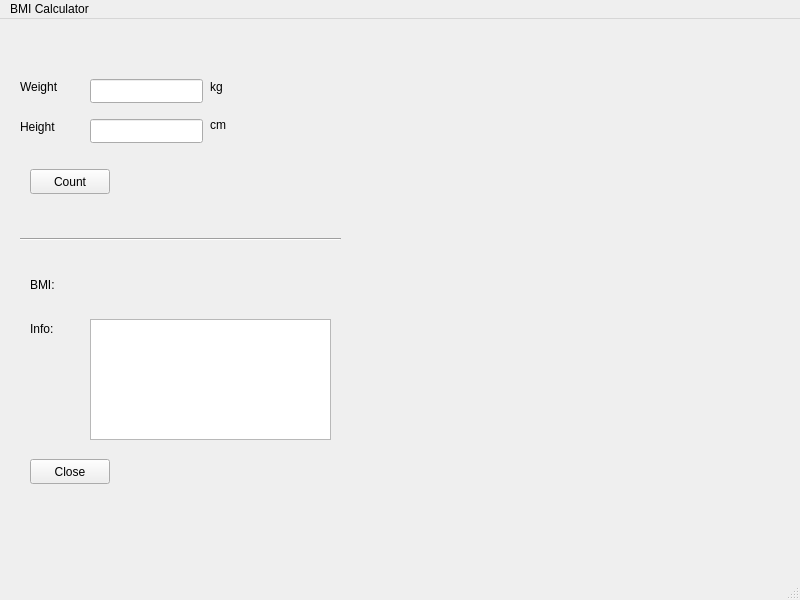
<?xml version="1.0" encoding="UTF-8"?>
<ui version="4.0">
 <class>MainWindow</class>
 <widget class="QMainWindow" name="MainWindow">
  <property name="geometry">
   <rect>
    <x>0</x>
    <y>0</y>
    <width>800</width>
    <height>600</height>
   </rect>
  </property>
  <property name="windowTitle">
   <string>MainWindow</string>
  </property>
  <widget class="QWidget" name="centralwidget">
   <widget class="QLabel" name="label">
    <property name="geometry">
     <rect>
      <x>20</x>
      <y>60</y>
      <width>55</width>
      <height>16</height>
     </rect>
    </property>
    <property name="text">
     <string>Weight</string>
    </property>
   </widget>
   <widget class="QLabel" name="label_2">
    <property name="geometry">
     <rect>
      <x>20</x>
      <y>100</y>
      <width>55</width>
      <height>16</height>
     </rect>
    </property>
    <property name="text">
     <string>Height</string>
    </property>
   </widget>
   <widget class="QLineEdit" name="weightLineEdit">
    <property name="geometry">
     <rect>
      <x>90</x>
      <y>60</y>
      <width>113</width>
      <height>24</height>
     </rect>
    </property>
   </widget>
   <widget class="QLineEdit" name="heightLineEdit">
    <property name="geometry">
     <rect>
      <x>90</x>
      <y>100</y>
      <width>113</width>
      <height>24</height>
     </rect>
    </property>
   </widget>
   <widget class="QLabel" name="label_3">
    <property name="geometry">
     <rect>
      <x>210</x>
      <y>60</y>
      <width>55</width>
      <height>16</height>
     </rect>
    </property>
    <property name="text">
     <string>kg</string>
    </property>
   </widget>
   <widget class="QLabel" name="label_4">
    <property name="geometry">
     <rect>
      <x>210</x>
      <y>96</y>
      <width>55</width>
      <height>20</height>
     </rect>
    </property>
    <property name="text">
     <string>cm</string>
    </property>
   </widget>
   <widget class="QPushButton" name="countButton">
    <property name="geometry">
     <rect>
      <x>30</x>
      <y>150</y>
      <width>80</width>
      <height>25</height>
     </rect>
    </property>
    <property name="text">
     <string>Count</string>
    </property>
   </widget>
   <widget class="Line" name="line">
    <property name="geometry">
     <rect>
      <x>20</x>
      <y>210</y>
      <width>321</width>
      <height>20</height>
     </rect>
    </property>
    <property name="orientation">
     <enum>Qt::Horizontal</enum>
    </property>
   </widget>
   <widget class="QLabel" name="label_5">
    <property name="geometry">
     <rect>
      <x>30</x>
      <y>250</y>
      <width>55</width>
      <height>31</height>
     </rect>
    </property>
    <property name="text">
     <string>BMI:</string>
    </property>
   </widget>
   <widget class="QLabel" name="infoLabel">
    <property name="geometry">
     <rect>
      <x>30</x>
      <y>300</y>
      <width>51</width>
      <height>20</height>
     </rect>
    </property>
    <property name="text">
     <string>Info:</string>
    </property>
   </widget>
   <widget class="QTextBrowser" name="infoTextBrowser">
    <property name="geometry">
     <rect>
      <x>90</x>
      <y>300</y>
      <width>241</width>
      <height>121</height>
     </rect>
    </property>
   </widget>
   <widget class="QPushButton" name="closeButton">
    <property name="geometry">
     <rect>
      <x>30</x>
      <y>440</y>
      <width>80</width>
      <height>25</height>
     </rect>
    </property>
    <property name="text">
     <string>Close</string>
    </property>
   </widget>
   <widget class="QLabel" name="resultLabel">
    <property name="geometry">
     <rect>
      <x>100</x>
      <y>260</y>
      <width>55</width>
      <height>16</height>
     </rect>
    </property>
    <property name="text">
     <string/>
    </property>
   </widget>
  </widget>
  <widget class="QMenuBar" name="menubar">
   <property name="geometry">
    <rect>
     <x>0</x>
     <y>0</y>
     <width>800</width>
     <height>25</height>
    </rect>
   </property>
   <widget class="QMenu" name="menuBMI_Calculator">
    <property name="title">
     <string>BMI Calculator</string>
    </property>
   </widget>
   <addaction name="menuBMI_Calculator"/>
  </widget>
  <widget class="QStatusBar" name="statusbar"/>
 </widget>
 <resources/>
 <connections>
  <connection>
   <sender>closeButton</sender>
   <signal>clicked()</signal>
   <receiver>MainWindow</receiver>
   <slot>close()</slot>
   <hints>
    <hint type="sourcelabel">
     <x>69</x>
     <y>477</y>
    </hint>
    <hint type="destinationlabel">
     <x>399</x>
     <y>299</y>
    </hint>
   </hints>
  </connection>
 </connections>
</ui>
